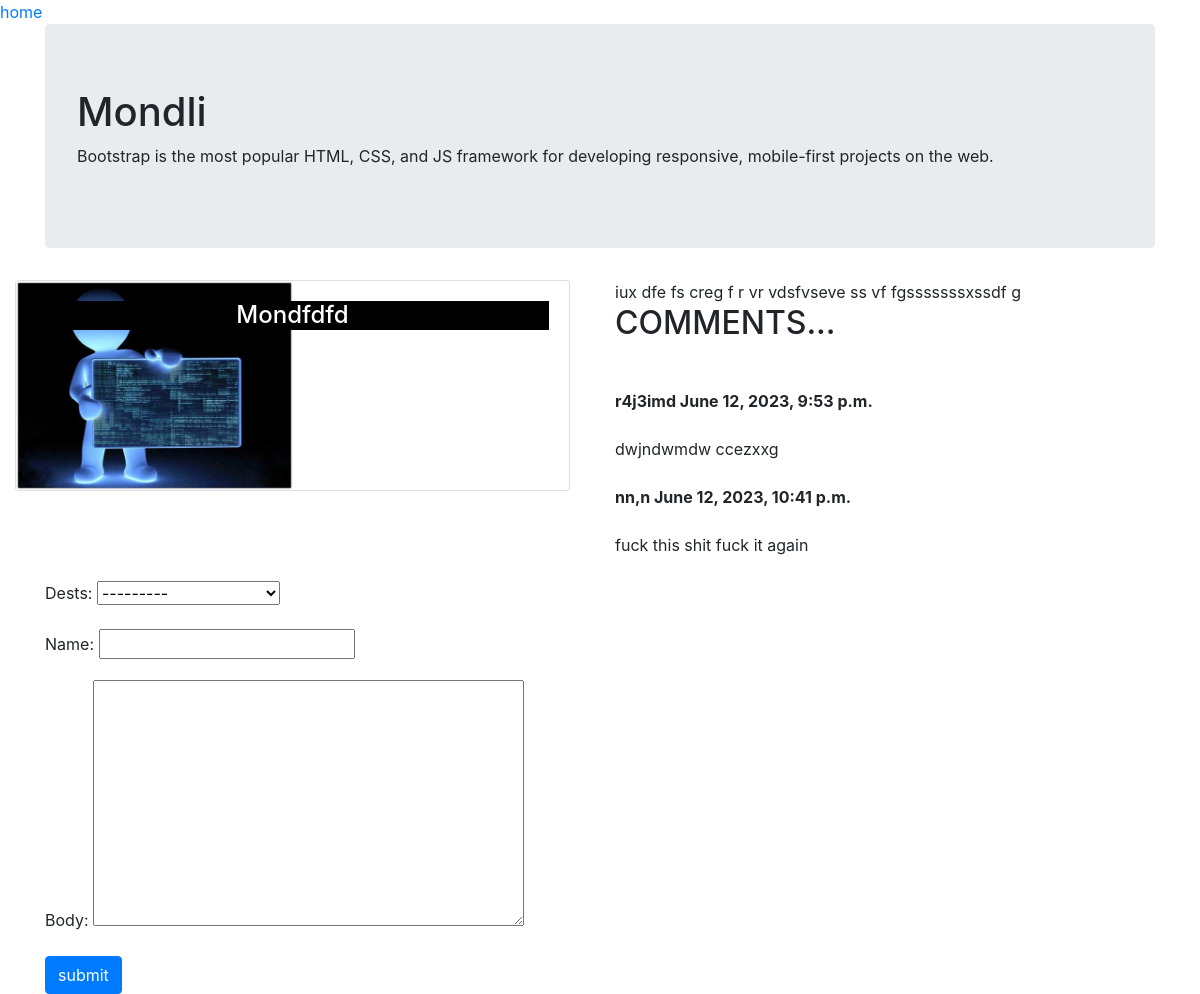
The app's page /details/6/ with its own data.
### myApp/models.py (models this page shows)
class destination(models.Model):
    Title=models.CharField(max_length=256)
    topic=models.CharField(max_length=256)
    article=models.TextField()
    createdAt=models.DateTimeField(auto_now_add=True)
    img=models.ImageField(upload_to='pics')
    desc=models.TextField()

class comments(models.Model):
    dests=models.ForeignKey(destination,related_name="comments",on_delete=models.CASCADE)
    name=models.CharField(max_length=255)
    body = models.TextField()
    date_added=models.DateTimeField(auto_now_add=True)

### myApp/views.py (the view)
# urls.py: path('details/<int:id>/',details,name = 'details'),
def details(request,id):
    dest_selected=destination.objects.get(id=id)
    form = CommentsForm(instance=dest_selected)
    if request.method == "POST":
        form=CommentsForm(files=request.FILES,data=request.POST,instance=dest_selected)
        if form.is_valid():
           form.save()
           obj=form.instance
           return redirect('/list')
    context={}
    context={'dests':dest_selected,'form':form}
    return render(request,'details.html',context)

### myApp/forms.py
class CommentsForm(forms.ModelForm):
    class Meta():
        model=comments
        exclude =['id','date_added',]

### template/details.html (shortened to what this page needs)
<!doctype html>
<html lang="en";>
  <head>
    <a href="{% url 'myApp:home' %}">home</a>
    <link rel="stylesheet" href="./css/bootstrap.min.css">
  </head>
  <body>
  <div class="container">
    <div class="jumbotron">
      <h1>Mondli</h1>
      <p>Bootstrap is the most popular HTML, CSS, and JS framework for developing responsive, mobile-first projects on the web.</p>
    </div>
  </div>
  <div class="row">
     <div class="col">
       <div class="container">
         <div class="card img=fluid" style="width:100%">
           <img class=card-img-top" src="{{dests.img.url}}" alt="Card image" style="width:50%">
           <div class="card-img-overlay">
             <h4 class="card-title" style="color:white;background-color: black; text-align: center">{{dests.Title}}</h4>
          </div>
        </div>
      </div>
    </div>
    <div class="col">{{dests.article}}
    <h2>
      COMMENTS...
      <br/><br/>
    </h2>
    {%for comment in dests.comments.all %}
     <strong>
      {{comment.name}}
      {{comment.date_added}}
     </strong>
     <br/><br/>
     {{comment.body}}
    <br/><br/>
    {% endfor %}
   </div>
    <div class="container">
     <form action ="" method="POST" enctype="multipart/form-data">
       {{form.as_p}}
       <button type="submit" name="button"class = "btn btn-primary">submit</button>
     </form>
   </div>
  </body>
</html>

### records on screen
destination: img (picture), Title "Mondfdfd", article "iux dfe fs creg f r vr vdsfvseve ss vf fgsssssssxssdf g"
comments: name "r4j3imd", date_added "June 12, 2023, 9:53 p.m.", body "dwjndwmdw ccezxxg"
comments: name "nn,n", date_added "June 12, 2023, 10:41 p.m.", body "fuck this shit fuck it again"
